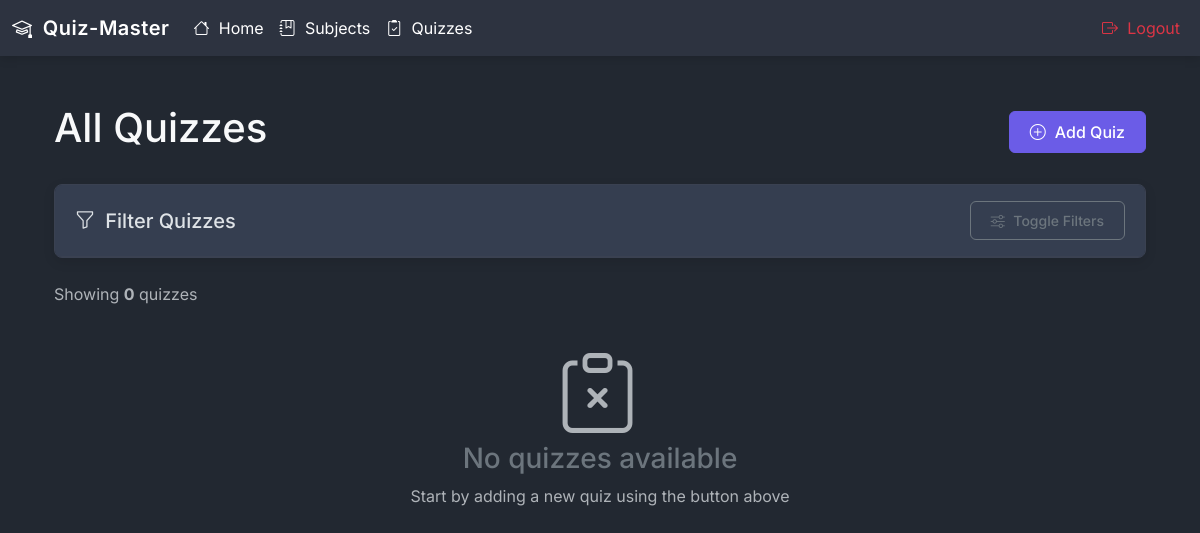
The app's page /admin/quizzes (signed in), older data.
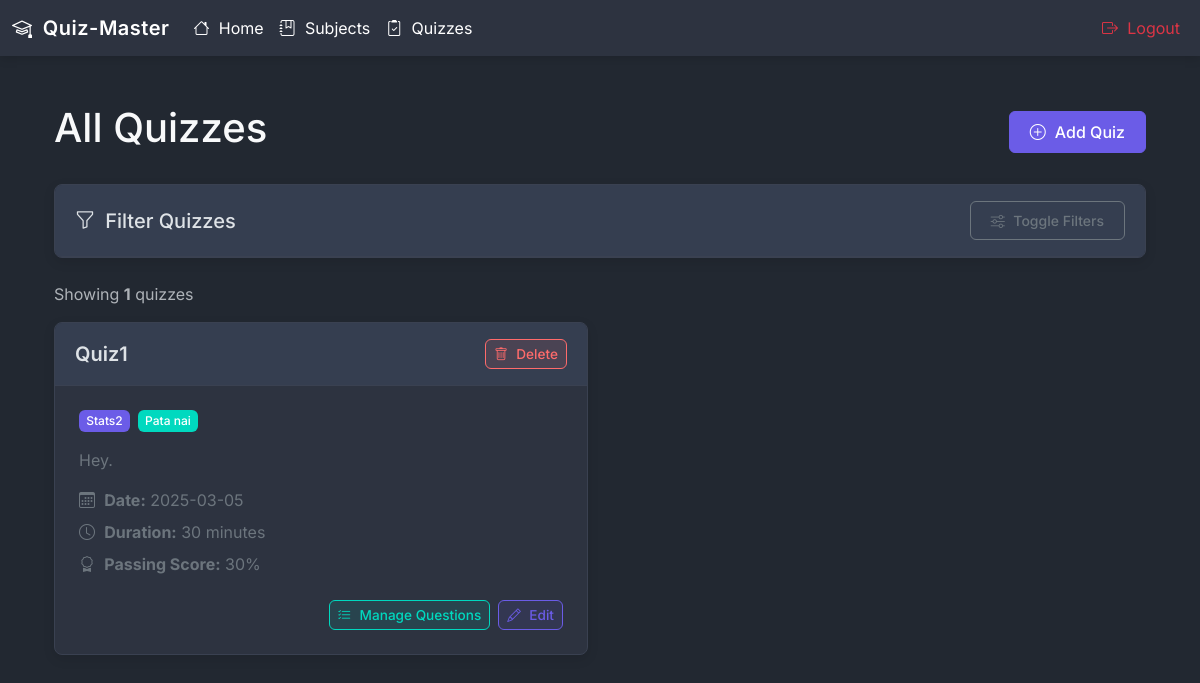
The same page, newer data.
### models.py (models this page shows)
class Quiz(db.Model):
    id = db.Column(db.Integer, primary_key=True)
    name = db.Column(db.String(50), nullable=False)
    description = db.Column(db.Text)
    date_of_quiz = db.Column(db.DateTime, nullable=False)
    time_duration = db.Column(db.Integer, nullable=False)
    passing_score = db.Column(db.Integer, nullable=False)
    chapter_id = db.Column(db.Integer, db.ForeignKey('chapter.id'), nullable=False, index=True)
    is_active = db.Column(db.Boolean, default=True)
    created_at = db.Column(db.DateTime, default=datetime.now(timezone.utc))
    updated_at = db.Column(db.DateTime, default=datetime.now(timezone.utc), onupdate=datetime.now(timezone.utc))
    questions = db.relationship('Question', backref='quiz', lazy=True)
    attempts = db.relationship('QuizAttempt', backref='quiz', lazy=True)
    scores = db.relationship('Score', backref='quiz', lazy=True)

class Subject(db.Model):
    id = db.Column(db.Integer, primary_key=True)
    name = db.Column(db.String(50), unique=True, nullable=False, index=True)
    description = db.Column(db.Text)
    created_at = db.Column(db.DateTime, default=datetime.now(timezone.utc))
    updated_at = db.Column(db.DateTime, default=datetime.now(timezone.utc), onupdate=datetime.now(timezone.utc))
    chapters = db.relationship('Chapter', backref='subject', lazy=True)

class Chapter(db.Model):
    id = db.Column(db.Integer, primary_key=True)
    name = db.Column(db.String(50), nullable=False)
    description = db.Column(db.Text)
    subject_id = db.Column(db.Integer, db.ForeignKey('subject.id'), nullable=False, index=True)
    created_at = db.Column(db.DateTime, default=datetime.now(timezone.utc))
    updated_at = db.Column(db.DateTime, default=datetime.now(timezone.utc), onupdate=datetime.now(timezone.utc))
    quizzes = db.relationship('Quiz', backref='chapter', lazy=True)

### routes/admin_routes.py (the view, shortened to what this page needs)
@app.route('/admin/quizzes', methods=['GET'])
@admin_required
def allQuizzes():
    subject_id = request.args.get('subject_id', type=int)
    chapter_id = request.args.get('chapter_id', type=int)
    duration_range = request.args.get('duration')
    date_filter = request.args.get('date')
    sort_by = request.args.get('sort_by', 'date_desc')
    query = Quiz.query
    if subject_id:
        query = query.join(Chapter).join(Subject).filter(Subject.id == subject_id)
    if chapter_id:
        query = query.filter(Quiz.chapter_id == chapter_id)
    if date_filter:
        try:
            filter_date = datetime.strptime(date_filter, '%Y-%m-%d').date()
            query = query.filter(func.date(Quiz.date_of_quiz) == filter_date)
        except ValueError:
            flash('Invalid date format', 'danger')
    if sort_by == 'date_desc':
        query = query.order_by(Quiz.date_of_quiz.desc())
    elif sort_by == 'date_asc':
        query = query.order_by(Quiz.date_of_quiz.asc())
    elif sort_by == 'name_asc':
        query = query.order_by(Quiz.name.asc())
    elif sort_by == 'name_desc':
        query = query.order_by(Quiz.name.desc())
    elif sort_by == 'duration_asc':
        query = query.order_by(Quiz.time_duration.asc())
    elif sort_by == 'duration_desc':
        query = query.order_by(Quiz.time_duration.desc())
    quizzes = query.all()
    subjects = Subject.query.all()
    return render_template('adminQuiz.html', quizzes=quizzes, subjects=subjects)

### utils.py (called while the page is built)
def admin_required(f):
    @wraps(f)
    def decorated_function(*args, **kwargs):
        if 'admin_id' not in session:
            flash('Admin access required!', 'danger')
            return redirect(url_for('login'))
        return f(*args, **kwargs)
    return decorated_function

### templates/adminQuiz.html (shortened to what the changed rows need)
{% extends "base.html" %}
{% block content %}
<div class="container py-4">
    <div class="d-flex justify-content-between align-items-center mb-4">
        <h1>All Quizzes</h1>
    </div>
    <div class="d-flex justify-content-between align-items-center mb-3">
        <p class="text-muted mb-0">Showing <span class="fw-bold">{{ quizzes|length }}</span> quizzes</p>
    </div>
    <div class="row g-4">
        {% for quiz in quizzes %}
        <div class="col-md-6">
            <div class="card h-100">
                <div class="card-header d-flex justify-content-between align-items-center">
                    <h3 class="card-title mb-0 fs-5">{{ quiz.name }}</h3>
                    <button class="btn btn-sm action-btn action-btn-delete"
                            data-bs-toggle="modal"
                            data-bs-target="#deleteQuizModal-{{ quiz.id }}">
                        <i class="bi bi-trash"></i> Delete
                    </button>
                </div>
                <div class="card-body">
                    <div class="d-flex align-items-center mb-3">
                        {% if quiz.chapter and quiz.chapter.subject %}
                        <span class="badge me-2" style="background-color: var(--primary-color);">
                            {{ quiz.chapter.subject.name }}
                        </span>
                        <span class="badge" style="background-color: var(--secondary-color);">
                            {{ quiz.chapter.name }}
                        </span>
                        {% elif quiz.chapter %}
                        <span class="badge" style="background-color: var(--secondary-color);">
                            {{ quiz.chapter.name }}
                        </span>
                        {% else %}
                        <span class="badge bg-danger">No Chapter Assigned</span>
                        {% endif %}
                    </div>
                    <p class="text-secondary">{{ quiz.description }}</p>
                    <div class="text-secondary mb-4">
                        <p class="mb-2">
                            <i class="bi bi-calendar3"></i>
                            <strong>Date:</strong> {{ quiz.date_of_quiz.strftime('%Y-%m-%d') }}
                        </p>
                        <p class="mb-2">
                            <i class="bi bi-clock"></i>
                            <strong>Duration:</strong> {{ quiz.time_duration }} minutes
                        </p>
                        <p class="mb-2">
                            <i class="bi bi-award"></i>
                            <strong>Passing Score:</strong> {{ quiz.passing_score }}%
                        </p>
                    </div>
                    <div class="d-flex justify-content-end gap-2">
                        <a href="{{ url_for('add_quiz_questions', quiz_id=quiz.id) }}"
                           class="btn btn-sm action-btn action-btn-add">
                            <i class="bi bi-list-check"></i> Manage Questions
                        </a>
                        <button class="btn btn-sm action-btn action-btn-edit"
                                data-bs-toggle="modal"
                                data-bs-target="#editQuizModal-{{ quiz.id }}">
                            <i class="bi bi-pencil"></i> Edit
                        </button>
                    </div>
                </div>
            </div>
        </div>
        {% endfor %}
    </div>
    {% if not quizzes %}
    <div class="text-center py-5">
        <i class="bi bi-clipboard-x display-1 text-muted mb-3"></i>
        <h3 class="text-secondary">No quizzes available</h3>
        <p class="text-muted">
            {% if request.args %}
                No quizzes match the selected filters. <a href="{{ url_for('allQuizzes') }}">Clear all filters</a>
            {% else %}
                Start by adding a new quiz using the button above
            {% endif %}
        </p>
    </div>
    {% endif %}
</div>
{% endblock %}

Row changes from the older to the newer data that the page shows:
added Quiz: name "Quiz1", chapter.subject.name "Stats2", chapter.name "Pata nai", description "Hey.", date_of_quiz "2025-03-05", time_duration "30", passing_score "30"
Text that changed along with them:
{{ quizzes|length }}: "0" → "1"
text no longer shown: "No quizzes available Start by adding a new quiz using the button above"
